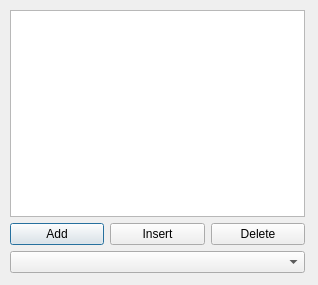
<?xml version="1.0" encoding="UTF-8"?>
<ui version="4.0">
 <class>Dialog</class>
 <widget class="QDialog" name="Dialog">
  <property name="geometry">
   <rect>
    <x>0</x>
    <y>0</y>
    <width>318</width>
    <height>285</height>
   </rect>
  </property>
  <property name="windowTitle">
   <string>Dialog</string>
  </property>
  <widget class="QWidget" name="">
   <property name="geometry">
    <rect>
     <x>10</x>
     <y>10</y>
     <width>295</width>
     <height>263</height>
    </rect>
   </property>
   <layout class="QVBoxLayout" name="verticalLayout">
    <item>
     <widget class="QListView" name="listView"/>
    </item>
    <item>
     <layout class="QHBoxLayout" name="horizontalLayout">
      <item>
       <widget class="QPushButton" name="pushButton">
        <property name="text">
         <string>Add</string>
        </property>
       </widget>
      </item>
      <item>
       <widget class="QPushButton" name="pushButton_2">
        <property name="text">
         <string>Insert</string>
        </property>
       </widget>
      </item>
      <item>
       <widget class="QPushButton" name="pushButton_3">
        <property name="text">
         <string>Delete</string>
        </property>
       </widget>
      </item>
     </layout>
    </item>
    <item>
     <widget class="QComboBox" name="comboBox"/>
    </item>
   </layout>
  </widget>
 </widget>
 <resources/>
 <connections/>
</ui>
